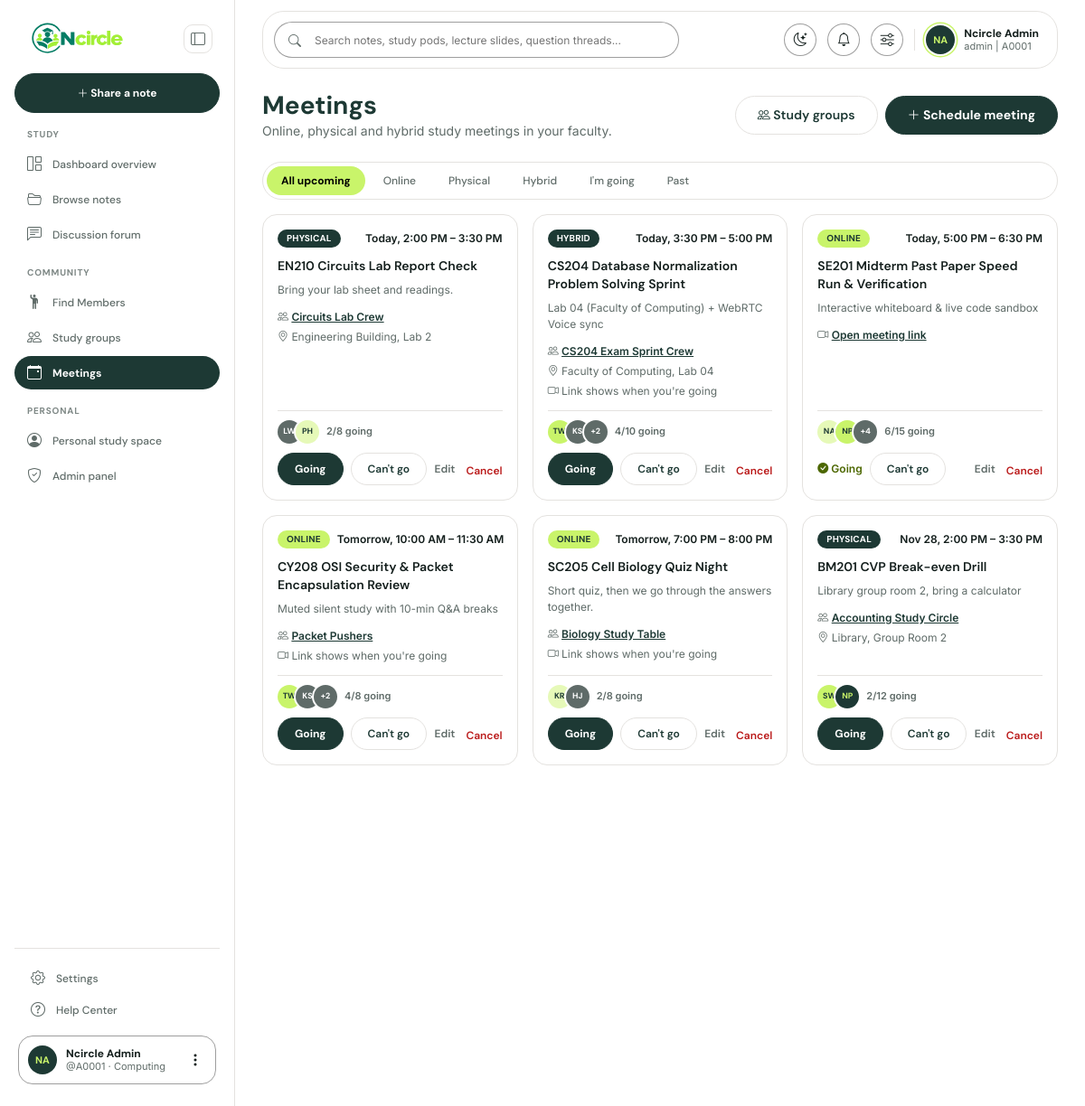
Screenshot of /sessions (signed in) with the database file from the repository.
### tables this page shows
CREATE TABLE users (
    id INT UNSIGNED AUTO_INCREMENT PRIMARY KEY,
    name VARCHAR(100) NOT NULL,
    username VARCHAR(60) NOT NULL UNIQUE,
    student_id VARCHAR(20) NOT NULL UNIQUE,
    email VARCHAR(120) NOT NULL UNIQUE,
    faculty VARCHAR(30) NOT NULL,
    academic_year TINYINT UNSIGNED NOT NULL DEFAULT 1,
    bio VARCHAR(500) NULL,
    avatar VARCHAR(80) NULL,
    skills VARCHAR(255) NULL,
    open_to_help TINYINT(1) NOT NULL DEFAULT 1,
    listed_in_directory TINYINT(1) NOT NULL DEFAULT 1,
    password_hash VARCHAR(255) NOT NULL,
    role ENUM('student','admin') NOT NULL DEFAULT 'student',
    status ENUM('active','blocked') NOT NULL DEFAULT 'active',
    weekly_goal_minutes SMALLINT UNSIGNED NOT NULL DEFAULT 600,
    email_verified_at DATETIME NULL,
    last_seen_at DATETIME NULL,
    created_at DATETIME NOT NULL DEFAULT CURRENT_TIMESTAMP
);

CREATE TABLE study_sessions (
    id INT UNSIGNED AUTO_INCREMENT PRIMARY KEY,
    host_id INT UNSIGNED NOT NULL,
    subject_id INT UNSIGNED NOT NULL,
    group_id INT UNSIGNED NULL,
    title VARCHAR(160) NOT NULL,
    description VARCHAR(500) NOT NULL,
    mode ENUM('online','physical','hybrid') NOT NULL DEFAULT 'online',
    starts_at DATETIME NOT NULL,
    ends_at DATETIME NULL,
    location VARCHAR(160) NULL,
    meeting_url VARCHAR(500) NULL,
    capacity SMALLINT UNSIGNED NOT NULL DEFAULT 10,
    created_at DATETIME NOT NULL DEFAULT CURRENT_TIMESTAMP,
    FOREIGN KEY (host_id) REFERENCES users(id) ON DELETE CASCADE,
    FOREIGN KEY (subject_id) REFERENCES subjects(id),
    FOREIGN KEY (group_id) REFERENCES study_groups(id) ON DELETE SET NULL,
    INDEX idx_sessions_start (starts_at)
);

CREATE TABLE subjects (
    id INT UNSIGNED AUTO_INCREMENT PRIMARY KEY,
    code VARCHAR(12) NOT NULL UNIQUE,
    name VARCHAR(100) NOT NULL,
    faculty VARCHAR(30) NOT NULL,
    year TINYINT UNSIGNED NOT NULL DEFAULT 1,
    is_active TINYINT(1) NOT NULL DEFAULT 1
);

CREATE TABLE study_groups (
    id INT UNSIGNED AUTO_INCREMENT PRIMARY KEY,
    owner_id INT UNSIGNED NOT NULL,
    subject_id INT UNSIGNED NOT NULL,
    name VARCHAR(100) NOT NULL,
    description VARCHAR(500) NOT NULL,
    max_members SMALLINT UNSIGNED NOT NULL DEFAULT 12,
    created_at DATETIME NOT NULL DEFAULT CURRENT_TIMESTAMP,
    FOREIGN KEY (owner_id) REFERENCES users(id) ON DELETE CASCADE,
    FOREIGN KEY (subject_id) REFERENCES subjects(id)
);

### views/components/pod-card.php (the view, shortened to what the rows shown need)
<?php
$session = $session ?? [];
$modes = config("app.session_modes");
$tones = ["online" => "lime", "physical" => "dark", "hybrid" => "dark"];
$start = strtotime($session["starts_at"]);
$end = !empty($session["ends_at"]) ? strtotime($session["ends_at"]) : null;
$when = date("Y-m-d", $start) === date("Y-m-d") ? "Today" : (date("Y-m-d", $start) === date("Y-m-d", strtotime("+1 day")) ? "Tomorrow" : date("M j", $start));
$attendees = (int) $session["attendees"];
$capacity = (int) $session["capacity"];
$extra = $attendees - count($session["preview"]);
$isPast = $start < time();
$user = Auth::user();
$isHost = (int) $session["host_id"] === (int) ($user["id"] ?? 0);
$status = $session["my_status"] ?? null;
$canManage = $user !== null && StudySession::canManage($session, $user);
$showLink = !empty($session["meeting_url"]) && ($isHost || $status === "going") && !$isPast;
$id = (int) $session["id"];
?>
<article class="sc-pod">
    <div class="sc-pod__top">
        <span class="sc-state sc-state--<?= e($tones[$session["mode"]] ?? "dark") ?>"><?= e(strtoupper($modes[$session["mode"]] ?? $session["mode"])) ?></span>
        <time class="sc-pod__when" datetime="<?= e(date("c", $start)) ?>"><?= e($when) ?>, <?= e(date("g:i A", $start)) ?><?= $end ? " – " . e(date("g:i A", $end)) : "" ?></time>
    </div>
    <h3 class="sc-pod__title"><?= e($session["subject"]) ?> <?= e($session["title"]) ?></h3>
    <p class="sc-pod__text"><?= e($session["description"]) ?></p>
    <ul class="sc-pod__facts">
        <?php if (!empty($session["group_name"])): ?><li><i class="bi bi-people" aria-hidden="true"></i> <a href="<?= e(url("/groups/" . (int) $session["group_id"])) ?>"><?= e($session["group_name"]) ?></a></li><?php endif; ?>
        <?php if (!empty($session["location"])): ?><li><i class="bi bi-geo-alt" aria-hidden="true"></i> <?= e($session["location"]) ?></li><?php endif; ?>
        <?php if ($showLink): ?>
            <li><i class="bi bi-camera-video" aria-hidden="true"></i> <a href="<?= e($session["meeting_url"]) ?>" target="_blank" rel="noopener noreferrer">Open meeting link</a></li>
        <?php elseif (!empty($session["meeting_url"]) && !$isPast): ?>
            <li><i class="bi bi-camera-video" aria-hidden="true"></i> Link shows when you're going</li>
        <?php endif; ?>
    </ul>
    <div class="sc-pod__foot">
        <div class="sc-person-stack" aria-hidden="true">
            <?php foreach ($session["preview"] as $person): ?><?= component("avatar", ["name" => $person["name"], "photo" => avatar_url($person["id"], $person["avatar"]), "size" => "sm"]) ?><?php endforeach; ?>
            <?php if ($extra > 0): ?><span class="sc-person sc-person--grey sc-person--sm">+<?= $extra ?></span><?php endif; ?>
        </div>
        <span class="sc-pod__seats"><?= $attendees ?>/<?= $capacity ?> going</span>
    </div>
    <?php if (!$isPast && (!$isHost || $canManage)): ?>
        <div class="sc-pod__actions">
            <?php if (!$isHost): ?>
                <?php if ($status === "going"): ?>
                    <span class="sc-pod__answer"><i class="bi bi-check-circle-fill" aria-hidden="true"></i> Going</span>
                <?php elseif ($attendees >= $capacity): ?>
                    <span class="sc-pod__answer sc-pod__answer--muted">Full</span>
                <?php else: ?>
                    <form method="post" action="<?= e(url("/sessions/" . $id . "/join")) ?>"><?= csrf_field() ?><button class="btn btn-dark btn-xs" type="submit">Going</button></form>
                <?php endif; ?>
                <?php if ($status === "cant"): ?>
                    <span class="sc-pod__answer sc-pod__answer--muted">You can't go</span>
                <?php else: ?>
                    <form method="post" action="<?= e(url("/sessions/" . $id . "/leave")) ?>"><?= csrf_field() ?><button class="btn btn-outline-primary btn-xs sc-btn-quiet" type="submit">Can't go</button></form>
                <?php endif; ?>
            <?php endif; ?>
            <?php if ($canManage): ?>
                <span class="sc-pod__manage">
                    <a class="sc-text-btn" href="<?= e(url("/sessions/" . $id . "/edit")) ?>">Edit</a>
                    <form method="post" action="<?= e(url("/sessions/" . $id . "/delete")) ?>" data-confirm="Cancel this meeting for everyone?"><?= csrf_field() ?><button class="sc-text-btn sc-text-btn--danger" type="submit">Cancel</button></form>
                </span>
            <?php endif; ?>
        </div>
    <?php endif; ?>
</article>

### views/sessions/index.php (shortened to what the rows shown need)
<?= component("page-header", [
    "title" => "Meetings",
    "subtitle" => "Online, physical and hybrid study meetings in your faculty.",
    "actions" => component("button", ["label" => "Study groups", "icon" => "people", "variant" => "outline", "size" => "sm", "href" => url("/groups"), "class" => "sc-btn-quiet"])
        . component("button", ["label" => "Schedule meeting", "icon" => "plus-lg", "variant" => "dark", "size" => "sm", "href" => url("/sessions/create")]),
]) ?>
<?php if ($result["rows"]): ?>
    <div class="sc-card-grid">
        <?php foreach ($result["rows"] as $session): ?><?= component("pod-card", ["session" => $session]) ?><?php endforeach; ?>
    </div>
<?php else: ?>
    <div class="sc-card"><?= component("empty-state", ["icon" => "calendar-event", "title" => "No meetings here", "text" => "Schedule one and invite your batch.", "actionLabel" => "Schedule meeting", "actionHref" => url("/sessions/create")]) ?></div>
<?php endif; ?>

### views/components/avatar.php
<?php
$name = $name ?? "";
$photo = $photo ?? null;
$tones = ["teal", "lime", "grey", "pale"];
$tone = $tone ?? $tones[abs(crc32((string) $name)) % count($tones)];
$size = $size ?? "md";
$ring = !empty($ring);
?>
<span class="sc-person sc-person--<?= e($tone) ?> sc-person--<?= e($size) ?><?= $ring ? " sc-person--ring" : "" ?>" aria-hidden="true"><?php if ($photo): ?><img src="<?= e($photo) ?>" alt="" loading="lazy"><?php else: ?><?= e(initials($name)) ?><?php endif; ?></span>

### views/partials/sidebar.php (shortened to what the rows shown need)
<?php
$user = Auth::user();
?>
<aside class="sc-sidebar offcanvas-lg offcanvas-start" tabindex="-1" id="scSidebar" aria-label="Main menu">
    <div class="sc-sidebar__inner">
        <div class="sc-sidebar__foot">
            <div class="sc-user-widget">
                <a class="sc-user-widget__text" href="<?= e(url("/profile")) ?>">
                    <strong><?= e($user["name"]) ?></strong>
                    <small>@<?= e($user["student_id"]) ?> &middot; <?= e($user["faculty"]) ?></small>
                </a>
            </div>
        </div>
    </div>
</aside>

### views/partials/navbar-app.php (shortened to what the rows shown need)
<?php
$user = Auth::user();
?>
<header class="sc-topbar-wrap">
    <div class="sc-topbar">
        <div class="sc-topbar__actions">
            <a class="sc-topbar__profile" href="<?= e(url("/profile")) ?>">
                <span class="sc-topbar__who">
                    <strong><?= e($user["name"]) ?></strong>
                    <small><?= e($user["username"]) ?> | <?= e($user["student_id"]) ?></small>
                </span>
            </a>
        </div>
    </div>
</header>

### rows the page displays
users: name "Ncircle Admin", student "A0001", faculty "Computing", username "admin", name "NA"
study_sessions: mode "PHYSICAL", starts_at "Today", starts_at "2:00 PM", ends_at "3:30 PM", subject.code "EN210", title "Circuits Lab Report Check", description "Bring your lab sheet and readings.", group.name "Circuits Lab Crew", location "Engineering Building, Lab 2", attendees "2", capacity "8"
users: name "LW"
users: name "PH"
study_sessions: mode "HYBRID", starts_at "Today", starts_at "3:30 PM", ends_at "5:00 PM", subject.code "CS204", title "Database Normalization Problem Solving Sprint", description "Lab 04 (Faculty of Computing) + WebRTC Voice sync", group.name "CS204 Exam Sprint Crew", location "Faculty of Computing, Lab 04", shows "Link shows when you're going", extra "2", attendees "4", capacity "10"
users: name "TW"
users: name "KS"
study_sessions: mode "ONLINE", starts_at "Today", starts_at "5:00 PM", ends_at "6:30 PM", subject.code "SE201", title "Midterm Past Paper Speed Run & Verification", description "Interactive whiteboard & live code sandbox", extra "4", attendees "6", capacity "15", shows "Going"
users: name "NP"
study_sessions: mode "ONLINE", starts_at "Tomorrow", starts_at "10:00 AM", ends_at "11:30 AM", subject.code "CY208", title "OSI Security & Packet Encapsulation Review", description "Muted silent study with 10-min Q&A breaks", group.name "Packet Pushers", shows "Link shows when you're going", extra "2", attendees "4", capacity "8"
study_sessions: mode "ONLINE", starts_at "Tomorrow", starts_at "7:00 PM", ends_at "8:00 PM", subject.code "SC205", title "Cell Biology Quiz Night", description "Short quiz, then we go through the answers together.", group.name "Biology Study Table", shows "Link shows when you're going", attendees "2", capacity "8"
users: name "KR"
users: name "HJ"
study_sessions: mode "PHYSICAL", starts_at "Nov 28", starts_at "2:00 PM", ends_at "3:30 PM", subject.code "BM201", title "CVP Break-even Drill", description "Library group room 2, bring a calculator", group.name "Accounting Study Circle", location "Library, Group Room 2", attendees "2", capacity "12"
users: name "SW"
users: name "NP"

### other values shown
$inner "Share a note Study groups Schedule meeting"
$heading "STUDY"
$label "Dashboard overview"
$label "Browse notes"
$label "Discussion forum"
$heading "COMMUNITY"
$label "Find Members"
$label "Study groups"
$label "Meetings"
$heading "PERSONAL"
$label "Personal study space"
initials($name) "NA NA"
$title "Meetings"
$subtitle "Online, physical and hybrid study meetings in your faculty."
$label "Online"
